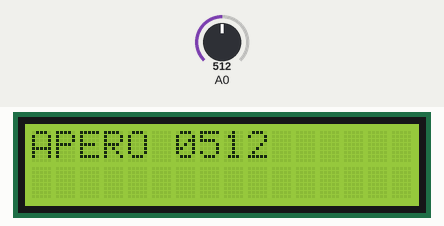
This sketch was run on a simulated Arduino Uno, built with avr-gcc and run on an emulated ATmega328P. Shown: 16×2 character LCD. Inputs (shaded band) come from the test bench; at power-on: A0 = 512.

Above: at 1.2 s.
1.3 s: A0 set to 716
At 1.8 s:
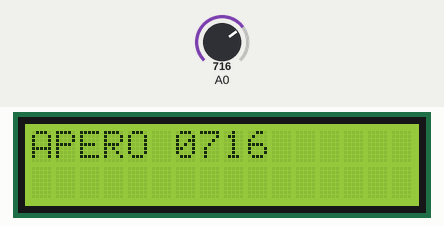
2.8 s: A0 set to 900
At 3.1 s:
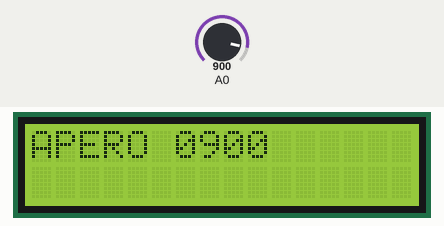
4.3 s: A0 set to 1023
At 5.3 s:
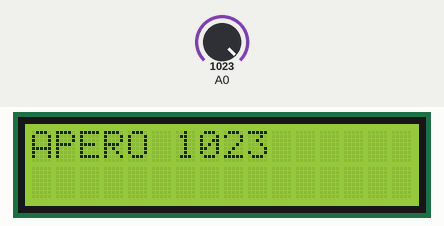
Timing chart, 0 to 7.3 s (numbered marks = the images above; inputs shaded):
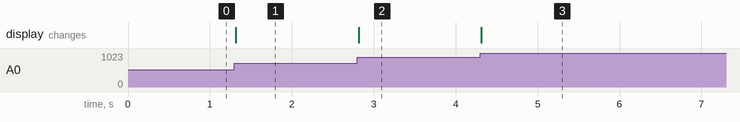

The sketch:

lcd_test.ino
```cpp
#include <LiquidCrystal_I2C.h> // Library for LCD
LiquidCrystal_I2C lcd(0x27, 16, 2); // I2C address 0x27, 16 column and 2 rows

int potar;
char buffer[16];

void setup() {
  lcd.init(); //initialize the lcd
  lcd.backlight(); //open the backlight
  // put your setup code here, to run once:
  // lcd.setCursor(0,0);
  // lcd.print("Hello World!");

}

void loop() {

//  lcd.print(''); // put your main code here, to run repeatedly:
// potar= valeur que je lis sur A0
potar=analogRead(A0);
// je place le curseur pour l affichage en haut et a gauche
lcd.setCursor(0,0);
// je prends la valeur de potar que je formate dans buffer
sprintf(buffer, "APERO %04d",potar);
// j affiche buffer
lcd.print(buffer);
// delay(50);
// sprintf()

}
```

Measured:
- after the input at 1.3 s, the display: changes at once (image 1)
- after the input at 2.8 s, the display: changes at once (image 2)
- after the input at 4.3 s, the display: changes at once (image 3)
